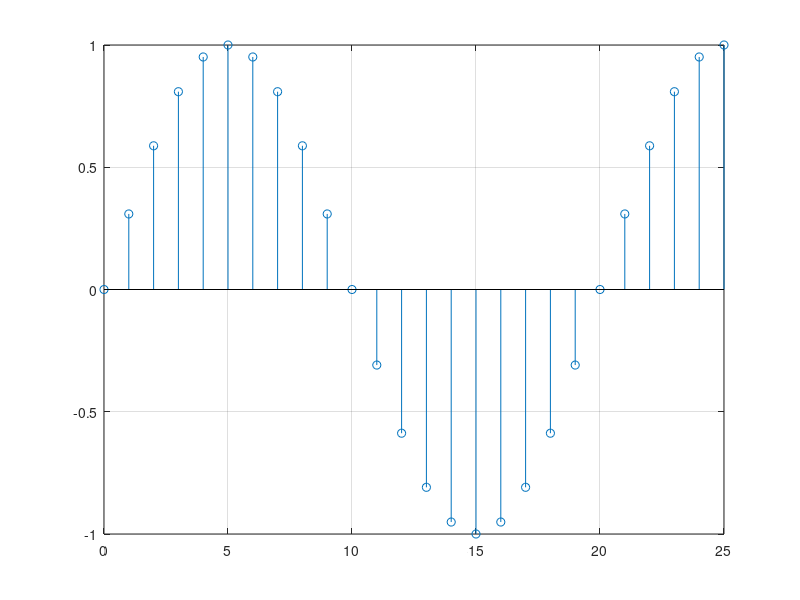

The MATLAB source for this figure:
%mi rut es 19.109.852-8
A=1 ; B=9 ; C=1 ; D=0 ; E=9 ; F=8 ; G=5 ; H=2 ; I=8;
n = [0 : 25];
f = sin(2*pi * 0.05 * n);
stem(n, f); grid
